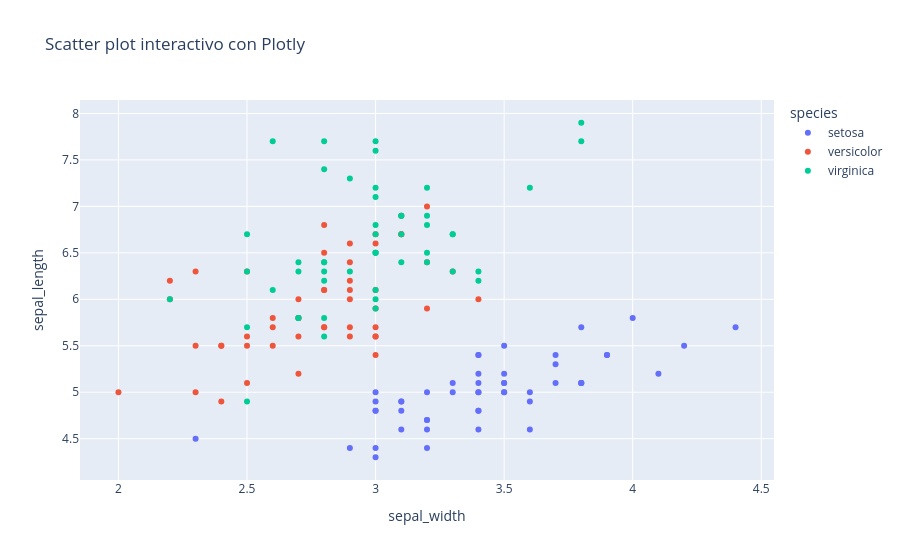

This figure's notebook cell:
### Code cell
### Punto 3 - gráfico interactivo 
fig = px.scatter(iris, x='sepal_width', y='sepal_length', color='species',
                 title="Scatter plot interactivo con Plotly")
fig.show()

### Figure 1 — Plotly figure (JSON) as saved in the notebook; plotly's stock layout.template omitted (floating-point values rounded to 4 significant figures)
{"data": [{"hovertemplate": "species=setosa<br>sepal_width=%{x}<br>sepal_length=%{y}<extra></extra>", "legendgroup": "setosa", "marker": {"color": "#636efa", "symbol": "circle"}, "mode": "markers", "name": "setosa", "orientation": "v", "showlegend": true, "type": "scatter", "x": [3.5, 3.0, 3.2, 3.1, 3.6, 3.9, 3.4, 3.4, 2.9, 3.1, 3.7, 3.4, 3.0, 3.0, 4.0, 4.4, 3.9, 3.5, 3.8, 3.8, 3.4, 3.7, 3.6, 3.3, 3.4, 3.0, 3.4, 3.5, 3.4, 3.2, 3.1, 3.4, 4.1, 4.2, 3.1, 3.2, 3.5, 3.6, 3.0, 3.4, 3.5, 2.3, 3.2, 3.5, 3.8, 3.0, 3.8, 3.2, 3.7, 3.3], "xaxis": "x", "y": [5.1, 4.9, 4.7, 4.6, 5.0, 5.4, 4.6, 5.0, 4.4, 4.9, 5.4, 4.8, 4.8, 4.3, 5.8, 5.7, 5.4, 5.1, 5.7, 5.1, 5.4, 5.1, 4.6, 5.1, 4.8, 5.0, 5.0, 5.2, 5.2, 4.7, 4.8, 5.4, 5.2, 5.5, 4.9, 5.0, 5.5, 4.9, 4.4, 5.1, 5.0, 4.5, 4.4, 5.0, 5.1, 4.8, 5.1, 4.6, 5.3, 5.0], "yaxis": "y"}, {"hovertemplate": "species=versicolor<br>sepal_width=%{x}<br>sepal_length=%{y}<extra></extra>", "legendgroup": "versicolor", "marker": {"color": "#EF553B", "symbol": "circle"}, "mode": "markers", "name": "versicolor", "orientation": "v", "showlegend": true, "type": "scatter", "x": [3.2, 3.2, 3.1, 2.3, 2.8, 2.8, 3.3, 2.4, 2.9, 2.7, 2.0, 3.0, 2.2, 2.9, 2.9, 3.1, 3.0, 2.7, 2.2, 2.5, 3.2, 2.8, 2.5, 2.8, 2.9, 3.0, 2.8, 3.0, 2.9, 2.6, 2.4, 2.4, 2.7, 2.7, 3.0, 3.4, 3.1, 2.3, 3.0, 2.5, 2.6, 3.0, 2.6, 2.3, 2.7, 3.0, 2.9, 2.9, 2.5, 2.8], "xaxis": "x", "y": [7.0, 6.4, 6.9, 5.5, 6.5, 5.7, 6.3, 4.9, 6.6, 5.2, 5.0, 5.9, 6.0, 6.1, 5.6, 6.7, 5.6, 5.8, 6.2, 5.6, 5.9, 6.1, 6.3, 6.1, 6.4, 6.6, 6.8, 6.7, 6.0, 5.7, 5.5, 5.5, 5.8, 6.0, 5.4, 6.0, 6.7, 6.3, 5.6, 5.5, 5.5, 6.1, 5.8, 5.0, 5.6, 5.7, 5.7, 6.2, 5.1, 5.7], "yaxis": "y"}, {"hovertemplate": "species=virginica<br>sepal_width=%{x}<br>sepal_length=%{y}<extra></extra>", "legendgroup": "virginica", "marker": {"color": "#00cc96", "symbol": "circle"}, "mode": "markers", "name": "virginica", "orientation": "v", "showlegend": true, "type": "scatter", "x": [3.3, 2.7, 3.0, 2.9, 3.0, 3.0, 2.5, 2.9, 2.5, 3.6, 3.2, 2.7, 3.0, 2.5, 2.8, 3.2, 3.0, 3.8, 2.6, 2.2, 3.2, 2.8, 2.8, 2.7, 3.3, 3.2, 2.8, 3.0, 2.8, 3.0, 2.8, 3.8, 2.8, 2.8, 2.6, 3.0, 3.4, 3.1, 3.0, 3.1, 3.1, 3.1, 2.7, 3.2, 3.3, 3.0, 2.5, 3.0, 3.4, 3.0], "xaxis": "x", "y": [6.3, 5.8, 7.1, 6.3, 6.5, 7.6, 4.9, 7.3, 6.7, 7.2, 6.5, 6.4, 6.8, 5.7, 5.8, 6.4, 6.5, 7.7, 7.7, 6.0, 6.9, 5.6, 7.7, 6.3, 6.7, 7.2, 6.2, 6.1, 6.4, 7.2, 7.4, 7.9, 6.4, 6.3, 6.1, 7.7, 6.3, 6.4, 6.0, 6.9, 6.7, 6.9, 5.8, 6.8, 6.7, 6.7, 6.3, 6.5, 6.2, 5.9], "yaxis": "y"}], "layout": {"legend": {"title": {"text": "species"}, "tracegroupgap": 0}, "title": {"text": "Scatter plot interactivo con Plotly"}, "xaxis": {"anchor": "y", "domain": [0, 1], "title": {"text": "sepal_width"}}, "yaxis": {"anchor": "x", "domain": [0, 1], "title": {"text": "sepal_length"}}}}
